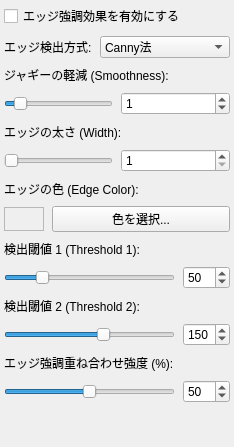
      <widget class="QWidget" name="pageEdge">
       <layout class="QVBoxLayout" name="layoutEdgeSettings">
        <property name="spacing">
         <number>8</number>
        </property>
        <property name="leftMargin">
         <number>4</number>
        </property>
        <property name="topMargin">
         <number>4</number>
        </property>
        <property name="rightMargin">
         <number>4</number>
        </property>
        <property name="bottomMargin">
         <number>4</number>
        </property>
        <item>
         <widget class="QCheckBox" name="chkEdgeEnable">
          <property name="text">
           <string>エッジ強調効果を有効にする</string>
          </property>
         </widget>
        </item>
        <item>
         <layout class="QHBoxLayout" name="layoutEdgeMethod">
          <item>
           <widget class="QLabel" name="labelEdgeMethod">
            <property name="text">
             <string>エッジ検出方式:</string>
            </property>
           </widget>
          </item>
          <item>
           <widget class="QComboBox" name="comboEdgeMethod">
            <property name="sizePolicy">
             <sizepolicy hsizetype="Expanding" vsizetype="Fixed">
              <horstretch>0</horstretch>
              <verstretch>0</verstretch>
             </sizepolicy>
            </property>
            <item>
             <property name="text">
              <string>Canny法</string>
             </property>
            </item>
            <item>
             <property name="text">
              <string>Sobelフィルタ</string>
             </property>
            </item>
            <item>
             <property name="text">
              <string>Laplacianフィルタ</string>
             </property>
            </item>
           </widget>
          </item>
         </layout>
        </item>
        <item>
         <widget class="QLabel" name="lblEdgeSmooth">
          <property name="text">
           <string>ジャギーの軽減 (Smoothness):</string>
          </property>
         </widget>
        </item>
        <item>
         <layout class="QHBoxLayout" name="layoutEdgeSmooth">
          <item>
           <widget class="QSlider" name="sliderEdgeSmooth">
            <property name="minimum">
             <number>0</number>
            </property>
            <property name="maximum">
             <number>10</number>
            </property>
            <property name="value">
             <number>1</number>
            </property>
            <property name="orientation">
             <enum>Qt::Orientation::Horizontal</enum>
            </property>
           </widget>
          </item>
          <item>
           <widget class="QSpinBox" name="spinEdgeSmooth">
            <property name="sizePolicy">
             <sizepolicy hsizetype="Expanding" vsizetype="Fixed">
              <horstretch>0</horstretch>
              <verstretch>0</verstretch>
             </sizepolicy>
            </property>
            <property name="minimum">
             <number>0</number>
            </property>
            <property name="maximum">
             <number>10</number>
            </property>
            <property name="value">
             <number>1</number>
            </property>
           </widget>
          </item>
         </layout>
        </item>
        <item>
         <widget class="QLabel" name="lblEdgeWidth">
          <property name="text">
           <string>エッジの太さ (Width):</string>
          </property>
         </widget>
        </item>
        <item>
         <layout class="QHBoxLayout" name="layoutEdgeWidth">
          <item>
           <widget class="QSlider" name="sliderEdgeWidth">
            <property name="minimum">
             <number>1</number>
            </property>
            <property name="maximum">
             <number>10</number>
            </property>
            <property name="value">
             <number>1</number>
            </property>
            <property name="orientation">
             <enum>Qt::Orientation::Horizontal</enum>
            </property>
           </widget>
          </item>
          <item>
           <widget class="QSpinBox" name="spinEdgeWidth">
            <property name="sizePolicy">
             <sizepolicy hsizetype="Expanding" vsizetype="Fixed">
              <horstretch>0</horstretch>
              <verstretch>0</verstretch>
             </sizepolicy>
            </property>
            <property name="minimum">
             <number>1</number>
            </property>
            <property name="maximum">
             <number>10</number>
            </property>
            <property name="value">
             <number>1</number>
            </property>
           </widget>
          </item>
         </layout>
        </item>
        <item>
         <widget class="QLabel" name="lblEdgeColor">
          <property name="text">
           <string>エッジの色 (Edge Color):</string>
          </property>
         </widget>
        </item>
        <item>
         <layout class="QHBoxLayout" name="layoutEdgeColor">
          <item>
           <widget class="QFrame" name="frameEdgeColor">
            <property name="minimumSize">
             <size>
              <width>40</width>
              <height>24</height>
             </size>
            </property>
            <property name="maximumSize">
             <size>
              <width>40</width>
              <height>24</height>
             </size>
            </property>
            <property name="frameShape">
             <enum>QFrame::Shape::StyledPanel</enum>
            </property>
            <property name="frameShadow">
             <enum>QFrame::Shadow::Sunken</enum>
            </property>
           </widget>
          </item>
          <item>
           <widget class="QPushButton" name="btnSelectEdgeColor">
            <property name="text">
             <string>色を選択...</string>
            </property>
           </widget>
          </item>
         </layout>
        </item>
        <item>
         <widget class="QLabel" name="lblEdgeThreshold1">
          <property name="text">
           <string>検出閾値 1 (Threshold 1):</string>
          </property>
         </widget>
        </item>
        <item>
         <layout class="QHBoxLayout" name="layoutEdgeThreshold1">
          <item>
           <widget class="QSlider" name="sliderEdgeThreshold1">
            <property name="maximum">
             <number>255</number>
            </property>
            <property name="value">
             <number>50</number>
            </property>
            <property name="orientation">
             <enum>Qt::Orientation::Horizontal</enum>
            </property>
           </widget>
          </item>
          <item>
           <widget class="QSpinBox" name="spinEdgeThreshold1">
            <property name="maximum">
             <number>255</number>
            </property>
            <property name="value">
             <number>50</number>
            </property>
           </widget>
          </item>
         </layout>
        </item>
        <item>
         <widget class="QLabel" name="lblEdgeThreshold2">
          <property name="text">
           <string>検出閾値 2 (Threshold 2):</string>
          </property>
         </widget>
        </item>
        <item>
         <layout class="QHBoxLayout" name="layoutEdgeThreshold2">
          <item>
           <widget class="QSlider" name="sliderEdgeThreshold2">
            <property name="maximum">
             <number>255</number>
            </property>
            <property name="value">
             <number>150</number>
            </property>
            <property name="orientation">
             <enum>Qt::Orientation::Horizontal</enum>
            </property>
           </widget>
          </item>
          <item>
           <widget class="QSpinBox" name="spinEdgeThreshold2">
            <property name="maximum">
             <number>255</number>
            </property>
            <property name="value">
             <number>150</number>
            </property>
           </widget>
          </item>
         </layout>
        </item>
        <item>
         <widget class="QLabel" name="lblEdgeStrength">
          <property name="text">
           <string>エッジ強調重ね合わせ強度 (%):</string>
          </property>
         </widget>
        </item>
        <item>
         <layout class="QHBoxLayout" name="layoutEdgeStrength">
          <item>
           <widget class="QSlider" name="sliderEdgeStrength">
            <property name="maximum">
             <number>100</number>
            </property>
            <property name="value">
             <number>50</number>
            </property>
            <property name="orientation">
             <enum>Qt::Orientation::Horizontal</enum>
            </property>
           </widget>
          </item>
          <item>
           <widget class="QSpinBox" name="spinEdgeStrength">
            <property name="maximum">
             <number>100</number>
            </property>
            <property name="value">
             <number>50</number>
            </property>
           </widget>
          </item>
         </layout>
        </item>
        <item>
         <spacer name="spacerEdge">
          <property name="orientation">
           <enum>Qt::Orientation::Vertical</enum>
          </property>
          <property name="sizeHint" stdset="0">
           <size>
            <width>20</width>
            <height>40</height>
           </size>
          </property>
         </spacer>
        </item>
       </layout>
      </widget>
